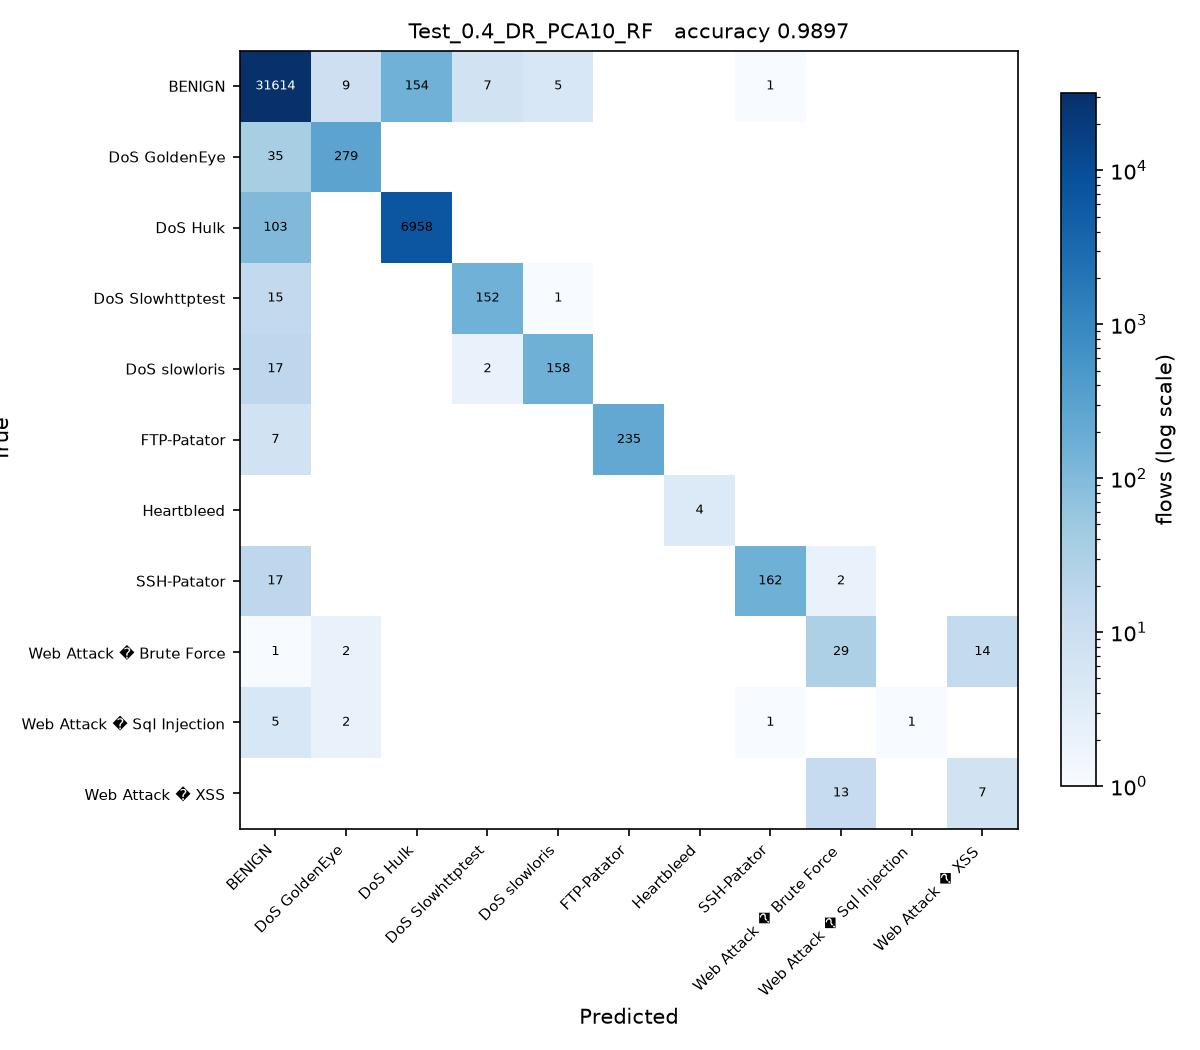

Generate this figure with Python:
# Test_0.4_DR_PCA10_RF.py
#
# Test size 0.4  |  PCA, 10 components  |  Random Forest (sheet #7)
#
# This is SGDC_60_40.py with the changes marked CHANGE below and nothing else.

import os
from pathlib import Path

# CHANGE 1: find the folder holding the three CSV files and run from there, so
# the plain file names below resolve no matter where this script is started
# from or how deeply it sits inside the project folder.
HERE = Path(__file__).resolve().parent
for PROJECT in [HERE, *HERE.parents]:
    if (PROJECT / 'Tuesday-WorkingHours.pcap_ISCX.csv').exists():
        os.chdir(PROJECT)
        break
else:
    raise SystemExit('Put this folder inside the folder that holds the three '
                     'CIC-IDS2017 CSV files, then run the script again.')
import numpy as np
import pandas as pd

df1 = pd.read_csv('Tuesday-WorkingHours.pcap_ISCX.csv', low_memory=True)
df2 = pd.read_csv('Wednesday-workingHours.pcap_ISCX.csv', low_memory=True)
df3 = pd.read_csv('Thursday-WorkingHours-Morning-WebAttacks.pcap_ISCX.csv', low_memory=True)

dataset = pd.concat([df1, df2, df3], ignore_index=True)

dataset.columns = dataset.columns.str.strip()

# CHANGE 2: a stratified sample of 100000 flows, the same for every run.
# Gradient Boosting builds one tree per class per stage on a single core, so all
# 1.3 million flows would take hours per script. At least 50 flows of every
# class are kept, so the rare attacks stay in the split.
label = dataset.columns[-1]
dataset = pd.concat(
    [g.sample(n=min(len(g), max(50, round(100000 * len(g) / len(dataset)))), random_state=0)
     for _, g in dataset.groupby(label)],
    ignore_index=True
)

X = dataset.iloc[:, :-1]
y = dataset.iloc[:, -1]

X = X.apply(pd.to_numeric, errors='coerce')

X.replace([np.inf, -np.inf], np.nan, inplace=True)

from sklearn.impute import SimpleImputer

imputer = SimpleImputer(missing_values=np.nan, strategy='mean')
X = imputer.fit_transform(X)

from sklearn.preprocessing import LabelEncoder

labelencoder_y = LabelEncoder()
y = labelencoder_y.fit_transform(y)

from sklearn.model_selection import train_test_split

X_train, X_test, y_train, y_test = train_test_split(
    X,
    y,
    test_size=0.4,   # CHANGE 3: test size
    random_state=0,
    stratify=y
)

# CHANGE 4: PCA, from PCA_LDA_KErnel_PCA_CODE.pdf (fit only on training data)
from sklearn.decomposition import PCA

pca = PCA(n_components=10)
X_train = pca.fit_transform(X_train)
X_test = pca.transform(X_test)

# CHANGE 5: Random Forest (sheet #7) in place of SGDClassifier
from sklearn.ensemble import RandomForestClassifier

classifier = RandomForestClassifier(n_estimators=200, criterion='entropy',
                                    random_state=0)

classifier.fit(X_train, y_train)

y_pred = classifier.predict(X_test) 

from sklearn.metrics import confusion_matrix
from sklearn.metrics import accuracy_score
from sklearn.metrics import precision_score
from sklearn.metrics import recall_score
from sklearn.metrics import f1_score
from sklearn.metrics import classification_report

cm = confusion_matrix(y_test, y_pred)

print("Confusion Matrix:\n")
print(cm)

print("\nAccuracy : {:.4f}".format(accuracy_score(y_test, y_pred)))
print("\nPrecision : {:.4f}".format(precision_score(y_test, y_pred, average='weighted')))
print("\nRecall : {:.4f}".format(recall_score(y_test, y_pred, average='weighted')))
print("\nF1 Score : {:.4f}".format(f1_score(y_test, y_pred, average='weighted')))

print("\nClassification Report:\n")
print(classification_report(y_test, y_pred))

# CHANGE 6: save the confusion matrix as Test_0.4_DR_PCA10_RF.jpg and record the result
import matplotlib
matplotlib.use('Agg')
import matplotlib.pyplot as plt
from matplotlib.colors import LogNorm

here = HERE                     # the folder this script sits in
names = [str(c) for c in labelencoder_y.classes_]
fig, ax = plt.subplots(figsize=(8, 7))
im = ax.imshow(cm, cmap='Blues', norm=LogNorm(vmin=1))
ax.set_xticks(range(len(names)), names, rotation=45, ha='right', fontsize=7)
ax.set_yticks(range(len(names)), names, fontsize=7)
ax.set_xlabel('Predicted')
ax.set_ylabel('True')
ax.set_title('Test_0.4_DR_PCA10_RF   accuracy {:.4f}'.format(accuracy_score(y_test, y_pred)), fontsize=10)
for i in range(cm.shape[0]):
    for j in range(cm.shape[1]):
        if cm[i, j]:
            ax.text(j, i, cm[i, j], ha='center', va='center', fontsize=6,
                    color='white' if cm[i, j] > cm.max() / 3 else 'black')
fig.colorbar(im, ax=ax, fraction=0.04, label='flows (log scale)')
fig.tight_layout()
fig.savefig(here / 'Test_0.4_DR_PCA10_RF.jpg', dpi=150)
plt.close(fig)

row = pd.DataFrame([{
    'Test': 0.4, 'DR': 'PCA10', 'Clas': 'RF',
    'Acc': round(accuracy_score(y_test, y_pred), 4),
    'Pre': round(precision_score(y_test, y_pred, average='weighted'), 4),
    'Rec': round(recall_score(y_test, y_pred, average='weighted'), 4),
    'F1': round(f1_score(y_test, y_pred, average='weighted'), 4),
    'script': 'Test_0.4_DR_PCA10_RF',
}])
# one file per run, so several scripts can run at the same time without
# overwriting each other. 21_run_45_mix.py merges them into the Excel sheet.
out = PROJECT / 'results' / 'parts_mix' / 'Test_0.4_DR_PCA10_RF.csv'
out.parent.mkdir(parents=True, exist_ok=True)
row.to_csv(out, index=False)
